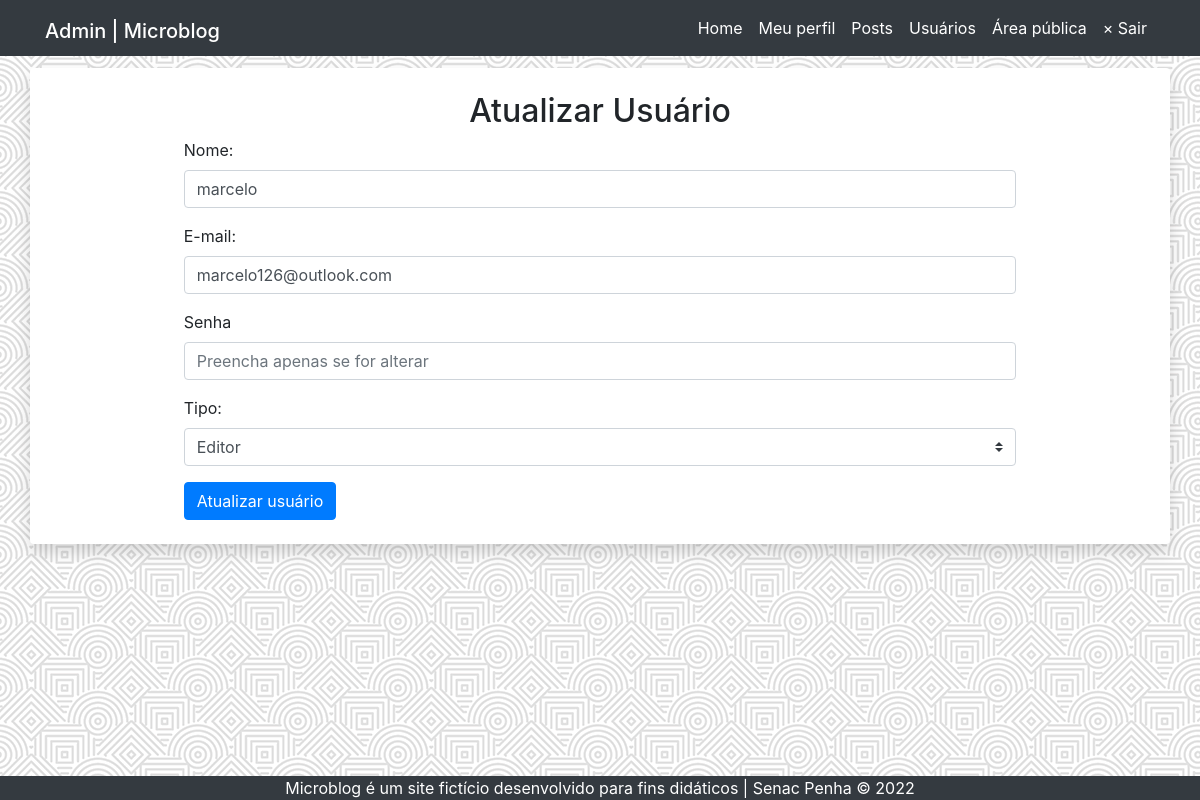
The page /admin/usuario-atualiza.php?id=2 (signed in) on the database its author committed.
### tables this page shows
CREATE TABLE `usuarios` (
  `id` smallint(6) NOT NULL,
  `nome` varchar(45) NOT NULL,
  `email` varchar(40) NOT NULL,
  `senha` varchar(255) NOT NULL,
  `tipo` enum('admin','editor') NOT NULL
);

### inc/funcoes-usuarios.php (called while the page is built, shortened)
<?php
function lerUmUsuario(mysqli $conexao, int $id):array {
    $sql = "SELECT id, nome, email, tipo, senha FROM usuarios
    WHERE id = $id";
    $resultado = mysqli_query($conexao, $sql) or die(mysqli_error($conexao));
    return mysqli_fetch_assoc($resultado);
}

### admin/usuario-atualiza.php (the view, shortened to what this page needs)
<?php
require "../inc/funcoes-usuarios.php";
require "../inc/cabecalho-admin.php";
$id = filter_input(INPUT_GET, 'id', FILTER_SANITIZE_NUMBER_INT);
$usuario = lerUmUsuario($conexao, $id);
?>
<div class="row">
  <article class="col-12 bg-white rounded shadow my-1 py-4">
    <h2 class="text-center">Atualizar Usuário</h2>
    <form class="mx-auto w-75" action="" method="post" id="form-atualizar" name="form-atualizar">
      <div class="form-group">
        <label for="nome">Nome:</label>
        <input value="<?=$usuario['nome']?>"  class="form-control" required type="text" id="nome" name="nome">
      </div>
      <div class="form-group">
        <label for="email">E-mail:</label>
        <input value=" <?=$usuario['email']?> "class="form-control" required type="email" id="email" name="email">
      </div>
      <div class="form-group">
        <label for="nova-senha">Senha</label>
        <input class="form-control" type="password" id="senha" name="senha" placeholder="Preencha apenas se for alterar">
      </div>
      <div class="form-group">
        <label for="tipo">Tipo:</label>
        <select class="custom-select" name="tipo" id="tipo" required>
          <option <?php if ($usuario['tipo'] == 'editor') echo "selected" ?> value="editor">Editor</option>
        </select>
      </div>
      <button class="btn btn-primary" name="atualizar">Atualizar usuário</button>
    </form>
  </article>
</div>
<?php
require "../inc/rodape-admin.php";
?>

### css/style.css (style rules this page uses)
body { display: flex; min-height: 100vh; flex-direction: column; background-image: url(../imagens/textura.png); background-attachment: fixed; }

### rows shown on the page
usuarios: nome "marcelo", email "marcelo126@outlook.com", tipo "Editor"
